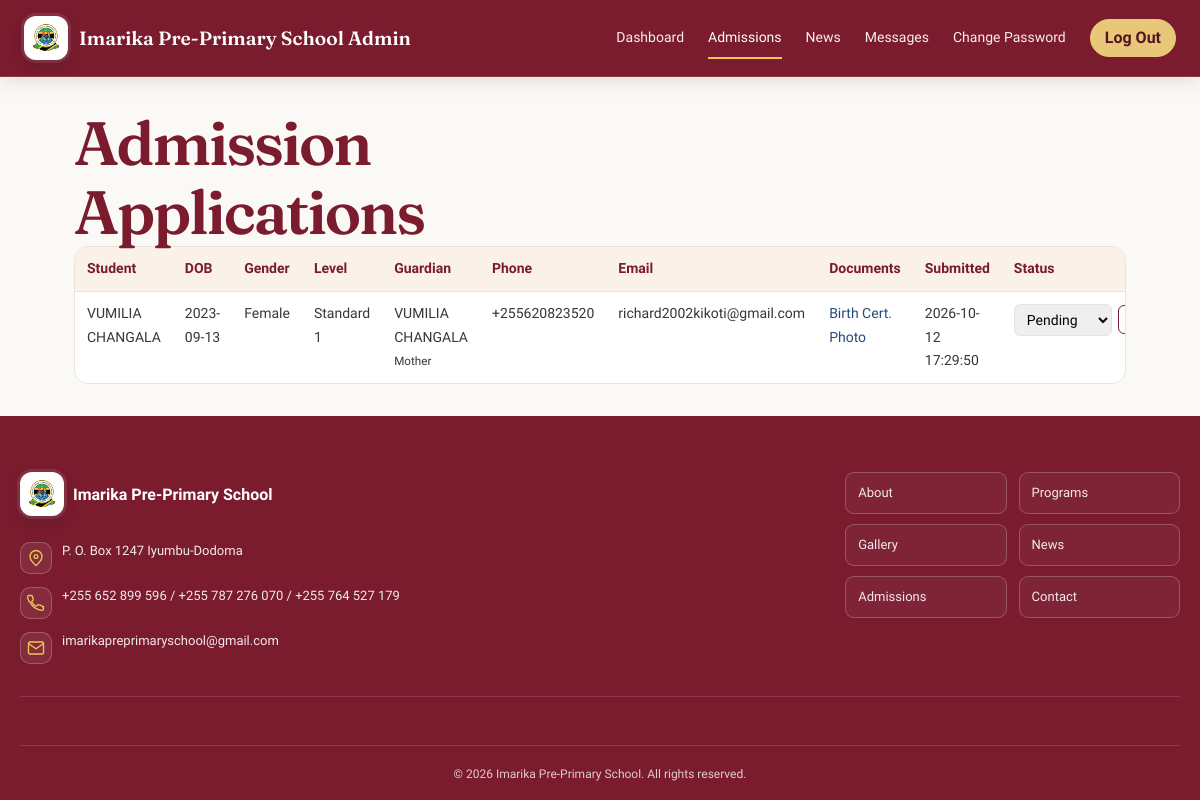
The app's page /admin/admissions.php (signed in), older data.
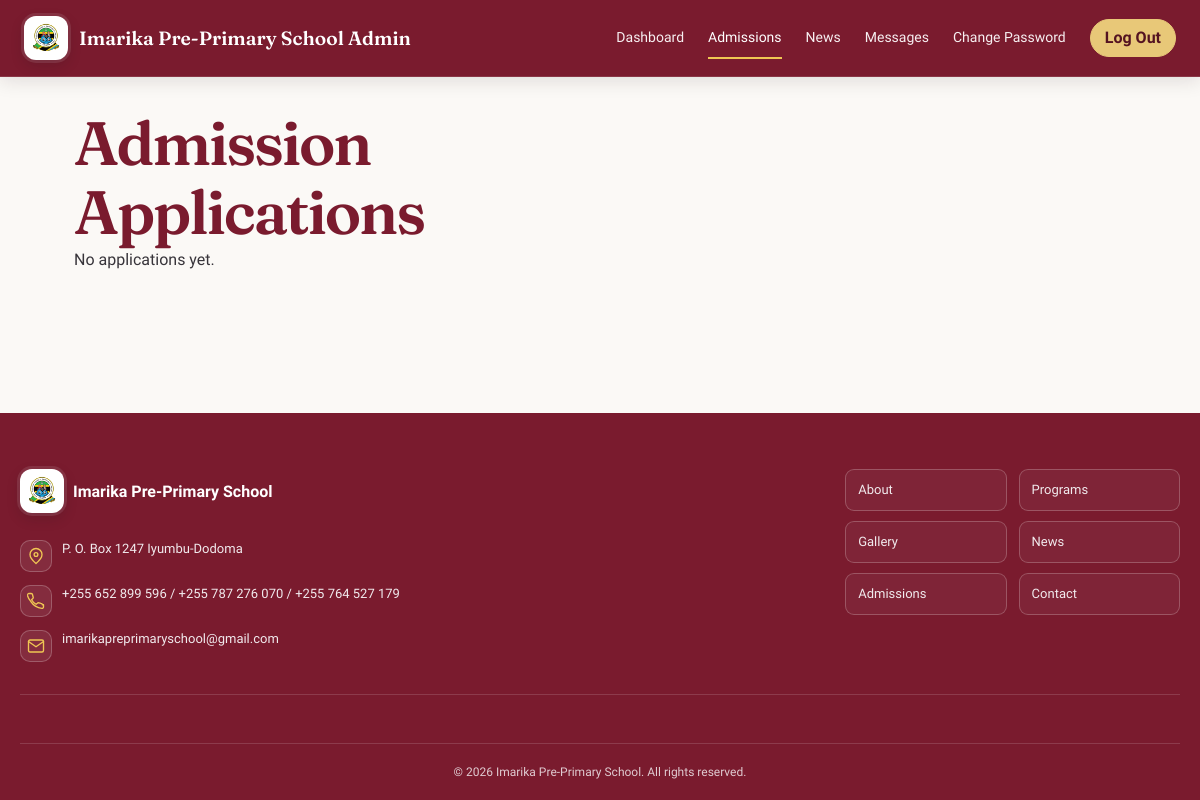
The same page, newer data.
### tables this page shows
CREATE TABLE `admissions` (
  `id` int(11) NOT NULL,
  `student_name` varchar(200) NOT NULL,
  `dob` date NOT NULL,
  `gender` enum('Female','Male') NOT NULL,
  `level` varchar(50) NOT NULL,
  `address` varchar(500) NOT NULL,
  `guardian_name` varchar(200) NOT NULL,
  `relationship` varchar(50) NOT NULL,
  `phone` varchar(30) NOT NULL,
  `email` varchar(200) DEFAULT NULL,
  `status` enum('Pending','Reviewed','Accepted','Rejected') NOT NULL DEFAULT 'Pending',
  `submitted_at` datetime DEFAULT current_timestamp()
);

### admin/admissions.php (the view, shortened to what this page needs)
<?php
$pdo = getDbConnection();
$error = '';
$allowedStatuses = ['Pending', 'Reviewed', 'Accepted', 'Rejected'];
$rows = [];
$listingAvailable = false;
if ($pdo === null) {
    $error = $error ?: 'Admission records are temporarily unavailable. Please try again later.';
} else {
    try {
        $rows = $pdo->query('SELECT * FROM admissions ORDER BY submitted_at DESC')->fetchAll(PDO::FETCH_ASSOC);
        $listingAvailable = true;
    } catch (PDOException $exception) {
        error_log('Admin admissions listing failed: ' . $exception->getMessage());
        $error = 'Applications could not be loaded. Please check the database setup and try again.';
    }
}
?>
<!DOCTYPE html>
<html lang="en">
<head>
  <link rel="stylesheet" href="../styles.css?v=20261016-responsive-perf1">
  <link rel="stylesheet" href="admin.css?v=20261016-logout-color6">
</head>
<body>
  <?php require __DIR__ . '/includes/admin-nav.php'; ?>
  <main class="admin-main">
    <h1>Admission Applications</h1>
    <?php if ($listingAvailable && !$rows): ?>
      <p>No applications yet.</p>
    <?php elseif ($listingAvailable): ?>
    <div class="admin-table-wrap">
      <table class="admin-table">
        <thead>
          <tr>
            <th>Student</th><th>DOB</th><th>Gender</th><th>Level</th><th>Guardian</th>
            <th>Phone</th><th>Email</th><th>Documents</th><th>Submitted</th><th>Status</th><th>Actions</th>
          </tr>
        </thead>
        <tbody>
        <?php foreach ($rows as $r): ?>
          <tr>
            <td><?= htmlspecialchars($r['student_name'] ?? '') ?></td>
            <td><?= htmlspecialchars($r['dob'] ?? '') ?></td>
            <td><?= htmlspecialchars($r['gender'] ?? '') ?></td>
            <td><?= htmlspecialchars($r['level'] ?? '') ?></td>
            <td><?= htmlspecialchars($r['guardian_name'] ?? '') ?><br><small><?= htmlspecialchars($r['relationship'] ?? '') ?></small></td>
            <td><?= htmlspecialchars($r['phone'] ?? '') ?></td>
            <td><?= htmlspecialchars($r['email'] ?? '—') ?></td>
            <td>
              <?php if (!empty($r['birth_certificate_path'])): ?>
                <a href="view-upload.php?file=<?= urlencode(basename($r['birth_certificate_path'])) ?>" target="_blank">Birth Cert.</a><br>
              <?php endif; ?>
              <?php if (!empty($r['student_photo_path'])): ?>
                <a href="view-upload.php?file=<?= urlencode(basename($r['student_photo_path'])) ?>" target="_blank">Photo</a>
              <?php endif; ?>
            </td>
            <td><?= htmlspecialchars($r['submitted_at'] ?? '') ?></td>
            <td>
              <form method="POST" class="admin-inline-form">
                <select name="status">
                  <?php foreach ($allowedStatuses as $s): ?>
                    <option value="<?= htmlspecialchars($s, ENT_QUOTES, 'UTF-8') ?>" <?= ($r['status'] ?? '') === $s ? 'selected' : '' ?>><?= htmlspecialchars($s) ?></option>
                  <?php endforeach; ?>
                </select>
                <button type="submit" name="update_status" value="1" class="admin-btn-sm">Save</button>
              </form>
            </td>
          </tr>
        <?php endforeach; ?>
        </tbody>
      </table>
    </div>
    <?php endif; ?>
  </main>
  <?php require __DIR__ . '/includes/admin-footer.php'; ?>
</body>
</html>

### admin/includes/admin-nav.php (shortened to what this page needs)
<?php
$currentPage = basename($_SERVER['PHP_SELF']);
function navActive(string $file, string $current): string {
    return $file === $current ? ' aria-current="page"' : '';
}
?>
<header class="admin-header">
  <div class="admin-header-inner">
    <span class="admin-brand"><img src="../assets/images/Sise.png" alt="Imarika Pre-Primary School logo">Imarika Pre-Primary School Admin</span>
    <nav class="admin-nav" id="admin-navigation" aria-label="Admin">
      <a href="dashboard.php"<?= navActive('dashboard.php', $currentPage) ?>>Dashboard</a>
      <a href="admissions.php"<?= navActive('admissions.php', $currentPage) ?>>Admissions</a>
      <a href="news.php"<?= ($currentPage === 'news.php' || $currentPage === 'news-edit.php') ? ' aria-current="page"' : '' ?>>News</a>
      <a href="contact.php"<?= navActive('contact.php', $currentPage) ?>>Messages</a>
      <a href="change-password.php"<?= navActive('change-password.php', $currentPage) ?>>Change Password</a>
      <form method="POST" action="logout.php" class="admin-nav-logout-form">
        <button type="submit" class="admin-logout">Log Out</button>
      </form>
    </nav>
  </div>
</header>

### admin/includes/admin-footer.php (shortened to what this page needs)
<footer class="admin-footer">
  <div class="admin-footer-main">
    <div class="admin-footer-contact">
      <a class="admin-footer-brand" href="../index.html">
        <img src="../assets/images/Sise.png" alt="">
        <span>Imarika Pre-Primary School</span>
      </a>
      <ul class="admin-footer-details">
        <li>
          <svg viewBox="0 0 24 24" aria-hidden="true"><path d="M20 10c0 5.25-8 12-8 12S4 15.25 4 10a8 8 0 1 1 16 0Z"/><circle cx="12" cy="10" r="2.5"/></svg>
          <span>P. O. Box 1247 Iyumbu-Dodoma</span>
        </li>
        <li>
          <span><a href="tel:+255652899596">+255 652 899 596</a> / <a href="tel:+255787276070">+255 787 276 070</a> / <a href="tel:+255764527179">+255 764 527 179</a></span>
        </li>
        <li>
          <svg viewBox="0 0 24 24" aria-hidden="true"><path d="M4 4h16c1.1 0 2 .9 2 2v12c0 1.1-.9 2-2 2H4c-1.1 0-2-.9-2-2V6c0-1.1.9-2 2-2Z"/><path d="m22 6-10 7L2 6"/></svg>
          <a href="mailto:imarikapreprimaryschool@gmail.com">imarikapreprimaryschool@gmail.com</a>
        </li>
      </ul>
    </div>
    <nav class="admin-footer-links" aria-label="School website">
      <a href="../about.html">About</a>
      <a href="../programs.html">Programs</a>
      <a href="../gallery.html">Gallery</a>
      <a href="../news.html">News</a>
      <a href="../admissions.html">Admissions</a>
      <a href="../contact.html">Contact</a>
    </nav>
  </div>
  <div class="admin-footer-stats">
  </div>
  <div class="admin-footer-copy">&copy; <span id="admin-footer-year"></span> Imarika Pre-Primary School. All rights reserved.</div>
</footer>

### styles.css (style rules this page uses)
:root { --color-maroon: #7A1B2E; --color-royal-blue: #1B4FA0; --color-sky-blue: #3FA9DC; --color-gold: #F5C518; --color-white: #FFFFFF; --color-ink: #211417; --color-paper: #FFFBF6; --color-sage: #8FAE8B; --color-peach: #F3C6A3; --font-heading: 'Fraunces', serif; --font-body: 'Work Sans', sans-serif; --h1-size: 46px; --h2-size: 30px; --h3-size: 20px; --body-size: 16px; --small-size: 14px; --lede-size: 19px; --space-1: 8px; --space-2: 16px; --space-3: 24px; --space-4: 32px; --space-5: 40px; --space-6: 48px; --max-width: 1200px; --radius: 8px; --border-color: #e3d9db; }
* { box-sizing: border-box; margin: 0; padding: 0; }
html { scroll-behavior: smooth; }
body { font-family: var(--font-body); font-size: var(--body-size); color: var(--color-ink); background: var(--color-paper); line-height: 1.6; }
h1, h2, h3 { font-family: var(--font-heading); font-weight: 600; color: var(--color-maroon); line-height: 1.15; }
h1 { font-size: var(--h1-size); max-width: 15ch; }
p { max-width: 66ch; }
a { color: var(--color-royal-blue); text-decoration: none; transition: color 140ms ease; }
img { max-width: 100%; display: block; }
:root { --color-maroon: #7A1B2E; --color-royal-blue: #244b7b; --color-sky-blue: #4a9ec7; --color-gold: #f0c653; --color-ink: #262329; --color-paper: #fbf9f6; --color-sage: #eaf0e9; --color-peach: #f6eee5; --border-color: #e9e3de; --max-width: 1240px; --radius: 14px; --content-card-border: #e8e0da; --content-card-shadow: 0 10px 28px rgba(48, 38, 40, 0.055); }
body { background: #fff; color: #37343a; line-height: 1.7; -webkit-font-smoothing: antialiased; }
h1, h2, h3 { color: var(--color-maroon); letter-spacing: -0.035em; line-height: 1.12; }
h1 { font-size: clamp(2.6rem, 5.1vw, 4.55rem); }
p { line-height: 1.75; }
button:not(.gallery-item), input[type="button"], input[type="submit"], input[type="reset"] { border: 1px solid currentColor; transition: border-color 160ms ease, box-shadow 160ms ease, background-color 160ms ease, color 160ms ease; }

Row changes from the older to the newer data that the page shows:
removed admissions: student_name "VUMILIA CHANGALA", dob "2023-09-13", gender "Female", level "Standard 1", guardian_name "VUMILIA CHANGALA", relationship "Mother", phone "+255620823520", email "richard2002kikoti@gmail.com", submitted_at "2026-10-12 17:29:50", status "Pending"
Text that changed along with them:
text no longer shown: "Student DOB Gender Level Guardian Phone Email Documents Submitted Status"
text now shown: "No applications yet."
